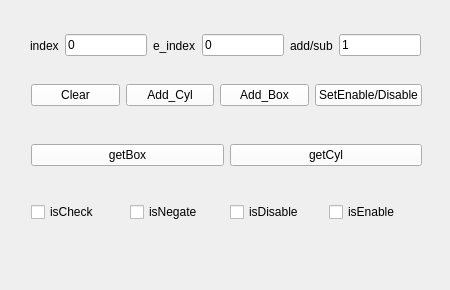
<?xml version="1.0" encoding="UTF-8"?>
<ui version="4.0">
 <class>FormTestWorldZone</class>
 <widget class="QWidget" name="FormTestWorldZone">
  <property name="geometry">
   <rect>
    <x>0</x>
    <y>0</y>
    <width>450</width>
    <height>290</height>
   </rect>
  </property>
  <property name="palette">
   <palette>
    <active>
     <colorrole role="Button">
      <brush brushstyle="SolidPattern">
       <color alpha="255">
        <red>0</red>
        <green>0</green>
        <blue>0</blue>
       </color>
      </brush>
     </colorrole>
     <colorrole role="Shadow">
      <brush brushstyle="SolidPattern">
       <color alpha="255">
        <red>188</red>
        <green>187</green>
        <blue>185</blue>
       </color>
      </brush>
     </colorrole>
    </active>
    <inactive>
     <colorrole role="Button">
      <brush brushstyle="SolidPattern">
       <color alpha="255">
        <red>0</red>
        <green>0</green>
        <blue>0</blue>
       </color>
      </brush>
     </colorrole>
     <colorrole role="Shadow">
      <brush brushstyle="SolidPattern">
       <color alpha="255">
        <red>188</red>
        <green>187</green>
        <blue>185</blue>
       </color>
      </brush>
     </colorrole>
    </inactive>
    <disabled>
     <colorrole role="Button">
      <brush brushstyle="SolidPattern">
       <color alpha="255">
        <red>0</red>
        <green>0</green>
        <blue>0</blue>
       </color>
      </brush>
     </colorrole>
     <colorrole role="Shadow">
      <brush brushstyle="SolidPattern">
       <color alpha="255">
        <red>188</red>
        <green>187</green>
        <blue>185</blue>
       </color>
      </brush>
     </colorrole>
    </disabled>
   </palette>
  </property>
  <property name="windowTitle">
   <string>Form</string>
  </property>
  <widget class="QWidget" name="horizontalLayoutWidget">
   <property name="geometry">
    <rect>
     <x>31</x>
     <y>200</y>
     <width>391</width>
     <height>24</height>
    </rect>
   </property>
   <layout class="QHBoxLayout" name="horizontalLayout">
    <item>
     <widget class="QCheckBox" name="cboxCheck">
      <property name="text">
       <string>isCheck</string>
      </property>
     </widget>
    </item>
    <item>
     <widget class="QCheckBox" name="cboxNegate">
      <property name="text">
       <string>isNegate</string>
      </property>
     </widget>
    </item>
    <item>
     <widget class="QCheckBox" name="cboxDisable">
      <property name="text">
       <string>isDisable</string>
      </property>
     </widget>
    </item>
    <item>
     <widget class="QCheckBox" name="cboxEnable">
      <property name="text">
       <string>isEnable</string>
      </property>
     </widget>
    </item>
   </layout>
  </widget>
  <widget class="QWidget" name="horizontalLayoutWidget_2">
   <property name="geometry">
    <rect>
     <x>30</x>
     <y>30</y>
     <width>391</width>
     <height>31</height>
    </rect>
   </property>
   <layout class="QHBoxLayout" name="horizontalLayout_2">
    <item>
     <widget class="QLabel" name="label_4">
      <property name="text">
       <string>index</string>
      </property>
     </widget>
    </item>
    <item>
     <widget class="QLineEdit" name="txtIndex">
      <property name="text">
       <string>0</string>
      </property>
     </widget>
    </item>
    <item>
     <widget class="QLabel" name="label_10">
      <property name="text">
       <string>e_index</string>
      </property>
     </widget>
    </item>
    <item>
     <widget class="QLineEdit" name="txtEntityIndex">
      <property name="text">
       <string>0</string>
      </property>
     </widget>
    </item>
    <item>
     <widget class="QLabel" name="label_12">
      <property name="text">
       <string>add/sub</string>
      </property>
     </widget>
    </item>
    <item>
     <widget class="QLineEdit" name="txtAddSub">
      <property name="text">
       <string>1</string>
      </property>
     </widget>
    </item>
   </layout>
  </widget>
  <widget class="QWidget" name="horizontalLayoutWidget_3">
   <property name="geometry">
    <rect>
     <x>31</x>
     <y>70</y>
     <width>391</width>
     <height>51</height>
    </rect>
   </property>
   <layout class="QHBoxLayout" name="horizontalLayout_3">
    <item>
     <widget class="QPushButton" name="btnClear">
      <property name="palette">
       <palette>
        <active>
         <colorrole role="Button">
          <brush brushstyle="SolidPattern">
           <color alpha="255">
            <red>255</red>
            <green>255</green>
            <blue>255</blue>
           </color>
          </brush>
         </colorrole>
        </active>
        <inactive>
         <colorrole role="Button">
          <brush brushstyle="SolidPattern">
           <color alpha="255">
            <red>255</red>
            <green>255</green>
            <blue>255</blue>
           </color>
          </brush>
         </colorrole>
        </inactive>
        <disabled>
         <colorrole role="Button">
          <brush brushstyle="SolidPattern">
           <color alpha="255">
            <red>255</red>
            <green>255</green>
            <blue>255</blue>
           </color>
          </brush>
         </colorrole>
        </disabled>
       </palette>
      </property>
      <property name="text">
       <string>Clear</string>
      </property>
     </widget>
    </item>
    <item>
     <widget class="QPushButton" name="btnAddCyl">
      <property name="palette">
       <palette>
        <active>
         <colorrole role="Button">
          <brush brushstyle="SolidPattern">
           <color alpha="255">
            <red>255</red>
            <green>255</green>
            <blue>255</blue>
           </color>
          </brush>
         </colorrole>
        </active>
        <inactive>
         <colorrole role="Button">
          <brush brushstyle="SolidPattern">
           <color alpha="255">
            <red>255</red>
            <green>255</green>
            <blue>255</blue>
           </color>
          </brush>
         </colorrole>
        </inactive>
        <disabled>
         <colorrole role="Button">
          <brush brushstyle="SolidPattern">
           <color alpha="255">
            <red>255</red>
            <green>255</green>
            <blue>255</blue>
           </color>
          </brush>
         </colorrole>
        </disabled>
       </palette>
      </property>
      <property name="text">
       <string>Add_Cyl</string>
      </property>
     </widget>
    </item>
    <item>
     <widget class="QPushButton" name="btnAddBox">
      <property name="palette">
       <palette>
        <active>
         <colorrole role="Button">
          <brush brushstyle="SolidPattern">
           <color alpha="255">
            <red>255</red>
            <green>255</green>
            <blue>255</blue>
           </color>
          </brush>
         </colorrole>
        </active>
        <inactive>
         <colorrole role="Button">
          <brush brushstyle="SolidPattern">
           <color alpha="255">
            <red>255</red>
            <green>255</green>
            <blue>255</blue>
           </color>
          </brush>
         </colorrole>
        </inactive>
        <disabled>
         <colorrole role="Button">
          <brush brushstyle="SolidPattern">
           <color alpha="255">
            <red>255</red>
            <green>255</green>
            <blue>255</blue>
           </color>
          </brush>
         </colorrole>
        </disabled>
       </palette>
      </property>
      <property name="text">
       <string>Add_Box</string>
      </property>
     </widget>
    </item>
    <item>
     <widget class="QPushButton" name="btnSetEnable">
      <property name="sizePolicy">
       <sizepolicy hsizetype="Minimum" vsizetype="Maximum">
        <horstretch>0</horstretch>
        <verstretch>0</verstretch>
       </sizepolicy>
      </property>
      <property name="minimumSize">
       <size>
        <width>3</width>
        <height>0</height>
       </size>
      </property>
      <property name="palette">
       <palette>
        <active>
         <colorrole role="Button">
          <brush brushstyle="SolidPattern">
           <color alpha="255">
            <red>255</red>
            <green>255</green>
            <blue>255</blue>
           </color>
          </brush>
         </colorrole>
        </active>
        <inactive>
         <colorrole role="Button">
          <brush brushstyle="SolidPattern">
           <color alpha="255">
            <red>255</red>
            <green>255</green>
            <blue>255</blue>
           </color>
          </brush>
         </colorrole>
        </inactive>
        <disabled>
         <colorrole role="Button">
          <brush brushstyle="SolidPattern">
           <color alpha="255">
            <red>255</red>
            <green>255</green>
            <blue>255</blue>
           </color>
          </brush>
         </colorrole>
        </disabled>
       </palette>
      </property>
      <property name="text">
       <string>SetEnable/Disable</string>
      </property>
     </widget>
    </item>
   </layout>
  </widget>
  <widget class="QWidget" name="horizontalLayoutWidget_4">
   <property name="geometry">
    <rect>
     <x>31</x>
     <y>130</y>
     <width>391</width>
     <height>51</height>
    </rect>
   </property>
   <layout class="QHBoxLayout" name="horizontalLayout_4">
    <item>
     <widget class="QPushButton" name="btnGetBox">
      <property name="palette">
       <palette>
        <active>
         <colorrole role="Button">
          <brush brushstyle="SolidPattern">
           <color alpha="255">
            <red>255</red>
            <green>255</green>
            <blue>255</blue>
           </color>
          </brush>
         </colorrole>
        </active>
        <inactive>
         <colorrole role="Button">
          <brush brushstyle="SolidPattern">
           <color alpha="255">
            <red>255</red>
            <green>255</green>
            <blue>255</blue>
           </color>
          </brush>
         </colorrole>
        </inactive>
        <disabled>
         <colorrole role="Button">
          <brush brushstyle="SolidPattern">
           <color alpha="255">
            <red>255</red>
            <green>255</green>
            <blue>255</blue>
           </color>
          </brush>
         </colorrole>
        </disabled>
       </palette>
      </property>
      <property name="text">
       <string>getBox</string>
      </property>
     </widget>
    </item>
    <item>
     <widget class="QPushButton" name="btnGetCyl">
      <property name="palette">
       <palette>
        <active>
         <colorrole role="Button">
          <brush brushstyle="SolidPattern">
           <color alpha="255">
            <red>255</red>
            <green>255</green>
            <blue>255</blue>
           </color>
          </brush>
         </colorrole>
        </active>
        <inactive>
         <colorrole role="Button">
          <brush brushstyle="SolidPattern">
           <color alpha="255">
            <red>255</red>
            <green>255</green>
            <blue>255</blue>
           </color>
          </brush>
         </colorrole>
        </inactive>
        <disabled>
         <colorrole role="Button">
          <brush brushstyle="SolidPattern">
           <color alpha="255">
            <red>255</red>
            <green>255</green>
            <blue>255</blue>
           </color>
          </brush>
         </colorrole>
        </disabled>
       </palette>
      </property>
      <property name="text">
       <string>getCyl</string>
      </property>
     </widget>
    </item>
   </layout>
  </widget>
 </widget>
 <resources/>
 <connections/>
</ui>
